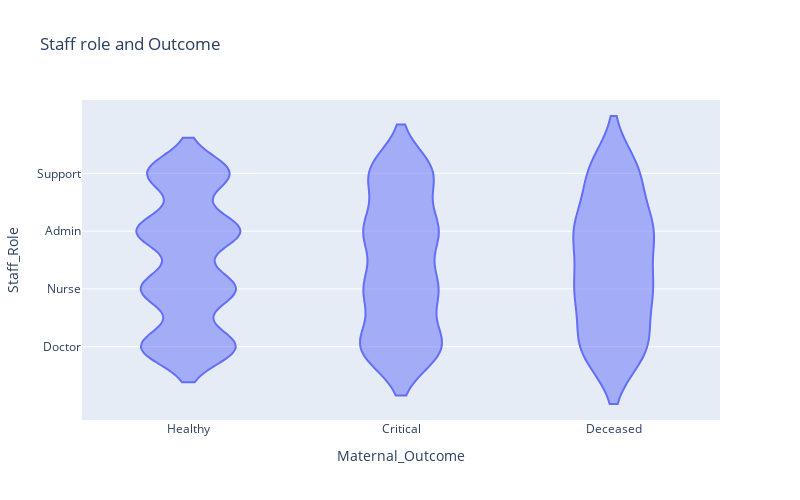

Here is the notebook cell this chart was saved with:
### Code cell
fig = px.violin(data, y='Staff_Role',x='Maternal_Outcome', title="Staff role and Outcome</b>")
fig.update_layout(width=800, height=500, bargap=0.1)
fig.show()

### Figure 1 — Plotly figure (JSON) as saved in the notebook; plotly's stock layout.template omitted (floating-point values rounded to 4 significant figures; data arrays with more than 128 entries replaced by an {"elided": "..."} marker saying what was removed)
{"data": [{"alignmentgroup": "True", "box": {"visible": false}, "hovertemplate": "Maternal_Outcome=%{x}<br>Staff_Role=%{y}<extra></extra>", "legendgroup": "", "marker": {"color": "#636efa"}, "name": "", "offsetgroup": "", "orientation": "v", "scalegroup": "True", "showlegend": false, "type": "violin", "x": {"elided": "1000 str values"}, "x0": " ", "xaxis": "x", "y": {"elided": "1000 str values"}, "y0": " ", "yaxis": "y"}], "layout": {"bargap": 0.1, "height": 500, "legend": {"tracegroupgap": 0}, "title": {"text": "Staff role and Outcome</b>"}, "violinmode": "group", "width": 800, "xaxis": {"anchor": "y", "domain": [0, 1], "title": {"text": "Maternal_Outcome"}}, "yaxis": {"anchor": "x", "domain": [0, 1], "title": {"text": "Staff_Role"}}}}
